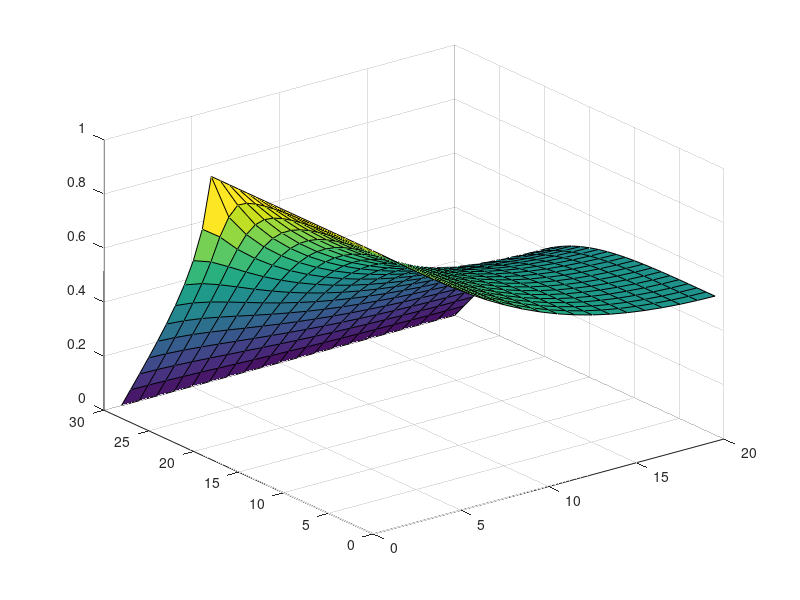
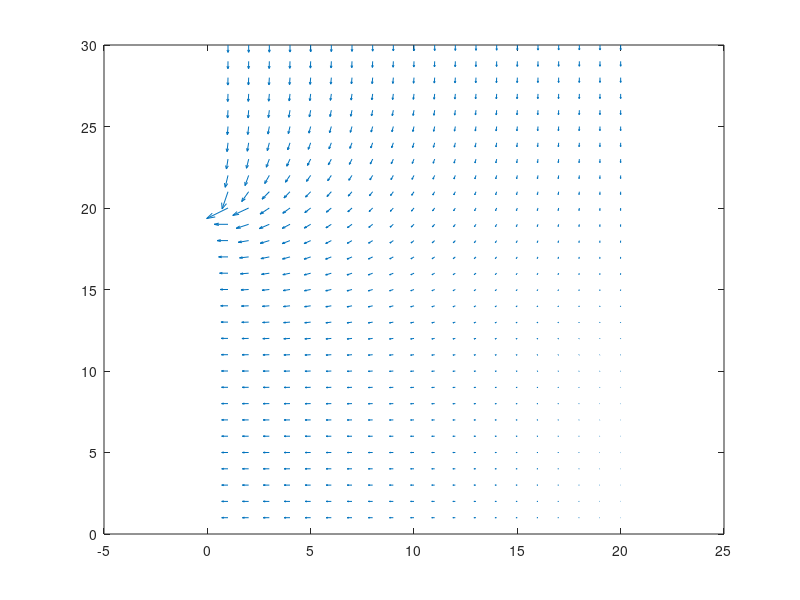

MATLAB code to generate these figures, in order:
%% ELEC 4700 - PA#4 - Laplace Equation by Iteration PA Assignment
%%
clf;
close all;

%Parameters
%----------
nx = 30; %solution variable nx
ny = 20; %solution variable ny

LB = 1; % Left bound
RB = 0; % Right bound
TB = 0; % Top bound
BB = 0; % Bottom bound

max_iterations = 100; % max number of iterations

%set velocity to nx and ny 
V_rand = rand (nx,ny); 

%Loop through the iterations getting a new solution and resetting the BC's
for j = 1:  max_iterations

V_rand = imboxfilt(V_rand,3);

    for ix = 1 : nx
        for iy = 1 : ny

                %if ix is equal to 1 applie 1 for left bound
                if ix == 1
                    V_rand(iy,ix) = LB;

                 %If iy is equal to nx applie 0 for right bound
                elseif ix == nx
                    V_rand(ix,iy) = RB;

                end
        end

    end

    % Calculate the electric field
    [Ex,Ey] = gradient(V_rand);

    % Plot Ex and Ey using surf() and quiver
    figure (1)
    surf(V_rand)

    figure (2)
    quiver(Ex,Ey);
    %pause(0.0009)
end             
            
     
        
        